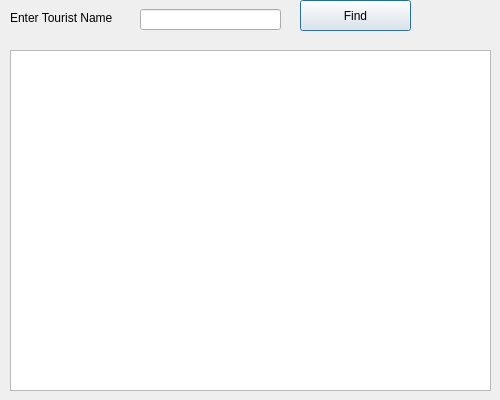
<?xml version="1.0" encoding="UTF-8"?>
<ui version="4.0">
 <class>FindTourist</class>
 <widget class="QDialog" name="FindTourist">
  <property name="geometry">
   <rect>
    <x>0</x>
    <y>0</y>
    <width>500</width>
    <height>400</height>
   </rect>
  </property>
  <property name="maximumSize">
   <size>
    <width>500</width>
    <height>400</height>
   </size>
  </property>
  <property name="windowTitle">
   <string>Find Tourist</string>
  </property>
  <widget class="QLabel" name="label">
   <property name="geometry">
    <rect>
     <x>10</x>
     <y>10</y>
     <width>121</width>
     <height>16</height>
    </rect>
   </property>
   <property name="text">
    <string>Enter Tourist Name</string>
   </property>
  </widget>
  <widget class="QLineEdit" name="txtTourstfName">
   <property name="geometry">
    <rect>
     <x>140</x>
     <y>9</y>
     <width>141</width>
     <height>21</height>
    </rect>
   </property>
  </widget>
  <widget class="QPushButton" name="btnFind">
   <property name="geometry">
    <rect>
     <x>300</x>
     <y>0</y>
     <width>111</width>
     <height>31</height>
    </rect>
   </property>
   <property name="text">
    <string>Find</string>
   </property>
  </widget>
  <widget class="QTableView" name="tableView">
   <property name="geometry">
    <rect>
     <x>10</x>
     <y>50</y>
     <width>481</width>
     <height>341</height>
    </rect>
   </property>
  </widget>
 </widget>
 <tabstops>
  <tabstop>txtTourstfName</tabstop>
  <tabstop>btnFind</tabstop>
 </tabstops>
 <resources/>
 <connections/>
</ui>
